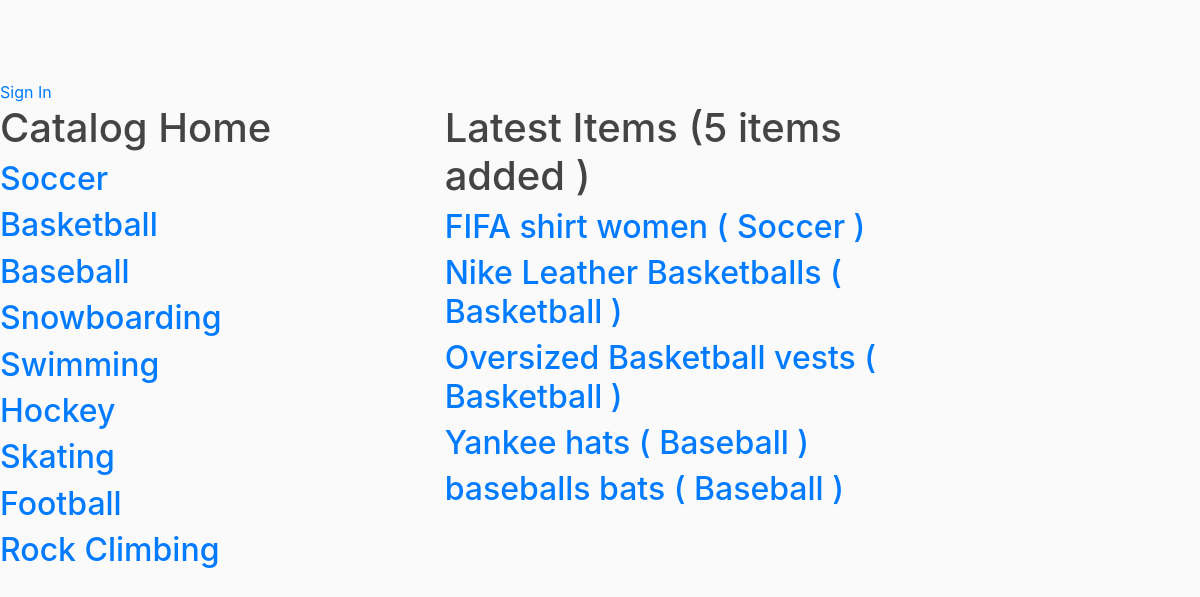
/catalog, run on the app's committed database.
### db_setup.py (models this page shows, shortened)
class Category(Base):
    __tablename__ = 'category'
    id = Column(Integer, primary_key = True)
    name = Column(String(80), nullable = False)
    user_id = Column(Integer, ForeignKey('user.id'))
    user = relationship(User)

class Item(Base):
    __tablename__ = 'item'
    id = Column(Integer, primary_key = True)
    name = Column(String(80), nullable = False)
    description = Column(String(250))
    date_added = Column(DateTime(timezone = True), server_default = func.now())
    date_edited = Column(DateTime(timezone = True), onupdate = func.now())
    user_id = Column(Integer, ForeignKey('user.id'))
    user = relationship(User)
    category_id = Column(Integer, ForeignKey('category.id'))
    category = relationship(Category)

### app.py (the view)
@app.route('/')
@app.route('/catalog')
def home():
    items = session.query(Item).limit(5).all()
    n_items = len(items)
    cates = session.query(Category).all()
    user = login_session.get('username')
    return render_template("home.html", cates=cates, items=items, n=n_items, user = user)

### templates/home.html (shortened to what this page needs)
<!DOCTYPE html>
<html>
<head>
  <link rel="stylesheet" href="https://stackpath.bootstrapcdn.com/bootstrap/4.3.1/css/bootstrap.min.css">
  <link rel="stylesheet" type="text/css" href="{{ url_for('static', filename = 'main.css') }}">
</head>
<body>
              <div class="header__user">
                  {% if user %}
                    <p>Signed in as {{ user }} </p>
                    <a href="{{url_for('signOut')}}">Sign out</a>
                  {% else %}
                      <a href="{{url_for('Showsignin')}}">Sign In</a>
                  {% endif %}
              </div>
	   <section class="indent-1">
        <section>
		        <h1>Catalog Home</h1>
                {% for cate in cates %}
                    <h2>
                      <a href="{{ url_for('Showcateitems', cate_name = cate.name) }}">{{ cate.name }}</a>
                    </h2>
                {% endfor %}
        </section>
    <section>
          <h1>Latest Items ({{ n }} items added )</h1>
                {% for item in items %}
                    {% for cate in cates %}
                        {% if cate.id == item.category_id %}
                            <h2>
                              <a href="{{ url_for('desc', item_id = item.id, item_name = item.name, cate_name = cate.name) }}">{{ item.name }} ( {{ cate.name}} )</a><br/>
                            </h2>
                        {% endif %}
                    {% endfor %}
                {% endfor %}
    </section>
  </body>
</body>
</html>

### static/main.css (style rules this page uses)
body { background: #fafafa; color: #333333; margin-top: 5rem; }
h1, h2, h3, h4, h5, h6 { color: #444444; }

### templates/home.html (style rules this page uses)
.indent-1 { float: left; }
.indent-1 section { width: 50%; float: left; }

### data on the page
Category: name "Soccer"
Category: name "Basketball"
Category: name "Baseball"
Category: name "Snowboarding"
Category: name "Swimming"
Category: name "Hockey"
Category: name "Skating"
Category: name "Football"
Category: name "Rock Climbing"
Item: name "FIFA shirt women"
Item: name "Nike Leather Basketballs"
Item: name "Oversized Basketball vests"
Item: name "Yankee hats"
Item: name "baseballs bats"

### other printed values
{{ n }} "5"
